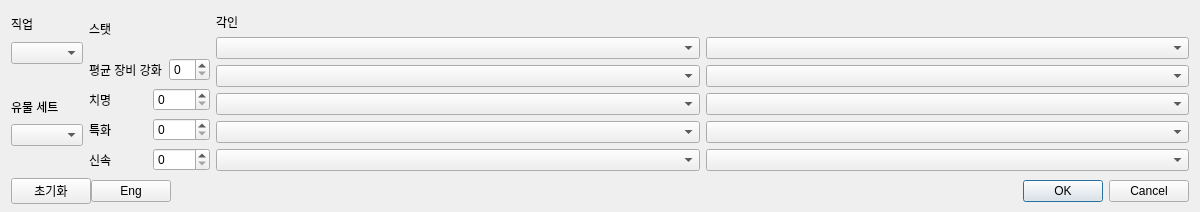
<?xml version="1.0" encoding="UTF-8"?>
<ui version="4.0">
 <class>Dialog</class>
 <widget class="QDialog" name="Dialog">
  <property name="geometry">
   <rect>
    <x>0</x>
    <y>0</y>
    <width>1200</width>
    <height>212</height>
   </rect>
  </property>
  <property name="sizePolicy">
   <sizepolicy hsizetype="Minimum" vsizetype="Expanding">
    <horstretch>0</horstretch>
    <verstretch>0</verstretch>
   </sizepolicy>
  </property>
  <property name="windowTitle">
   <string>Dialog</string>
  </property>
  <layout class="QGridLayout" name="gridLayout_2">
   <property name="leftMargin">
    <number>11</number>
   </property>
   <property name="topMargin">
    <number>5</number>
   </property>
   <property name="bottomMargin">
    <number>5</number>
   </property>
   <item row="1" column="0">
    <layout class="QHBoxLayout" name="horizontalLayout_5">
     <property name="spacing">
      <number>0</number>
     </property>
     <item>
      <widget class="QPushButton" name="clear_Btn">
       <property name="text">
        <string>초기화</string>
       </property>
      </widget>
     </item>
     <item>
      <widget class="QPushButton" name="translate_Btn">
       <property name="text">
        <string>Eng</string>
       </property>
      </widget>
     </item>
     <item>
      <widget class="QDialogButtonBox" name="buttonBox">
       <property name="orientation">
        <enum>Qt::Horizontal</enum>
       </property>
       <property name="standardButtons">
        <set>QDialogButtonBox::Cancel|QDialogButtonBox::Ok</set>
       </property>
      </widget>
     </item>
    </layout>
   </item>
   <item row="0" column="0">
    <layout class="QGridLayout" name="gridLayout" columnstretch="0,1,0,6">
     <property name="topMargin">
      <number>0</number>
     </property>
     <item row="0" column="2">
      <layout class="QVBoxLayout" name="verticalLayout_3">
       <property name="spacing">
        <number>7</number>
       </property>
       <property name="bottomMargin">
        <number>0</number>
       </property>
       <item>
        <widget class="QLabel" name="LB_3">
         <property name="sizePolicy">
          <sizepolicy hsizetype="Preferred" vsizetype="Minimum">
           <horstretch>0</horstretch>
           <verstretch>0</verstretch>
          </sizepolicy>
         </property>
         <property name="text">
          <string>스탯</string>
         </property>
        </widget>
       </item>
       <item>
        <layout class="QHBoxLayout" name="horizontalLayout_2">
         <item>
          <widget class="QLabel" name="LB_4">
           <property name="text">
            <string>평균 장비 강화</string>
           </property>
          </widget>
         </item>
         <item>
          <widget class="QSpinBox" name="stat_SB1">
           <property name="enabled">
            <bool>true</bool>
           </property>
          </widget>
         </item>
        </layout>
       </item>
       <item>
        <layout class="QHBoxLayout" name="horizontalLayout_3">
         <item>
          <widget class="QLabel" name="LB_5">
           <property name="text">
            <string>치명</string>
           </property>
          </widget>
         </item>
         <item>
          <widget class="QSpinBox" name="stat_SB2"/>
         </item>
        </layout>
       </item>
       <item>
        <layout class="QHBoxLayout" name="horizontalLayout_6">
         <item>
          <widget class="QLabel" name="LB_6">
           <property name="text">
            <string>특화</string>
           </property>
          </widget>
         </item>
         <item>
          <widget class="QSpinBox" name="stat_SB3"/>
         </item>
        </layout>
       </item>
       <item>
        <layout class="QHBoxLayout" name="horizontalLayout_4">
         <item>
          <widget class="QLabel" name="LB_7">
           <property name="text">
            <string>신속</string>
           </property>
          </widget>
         </item>
         <item>
          <widget class="QSpinBox" name="stat_SB4"/>
         </item>
        </layout>
       </item>
      </layout>
     </item>
     <item row="0" column="1">
      <layout class="QVBoxLayout" name="verticalLayout_5">
       <property name="spacing">
        <number>0</number>
       </property>
       <property name="sizeConstraint">
        <enum>QLayout::SetNoConstraint</enum>
       </property>
       <item>
        <layout class="QVBoxLayout" name="verticalLayout" stretch="0,0">
         <property name="bottomMargin">
          <number>25</number>
         </property>
         <item>
          <widget class="QLabel" name="LB_1">
           <property name="text">
            <string>직업</string>
           </property>
          </widget>
         </item>
         <item>
          <widget class="QComboBox" name="class_CB">
           <property name="sizePolicy">
            <sizepolicy hsizetype="Fixed" vsizetype="Fixed">
             <horstretch>0</horstretch>
             <verstretch>0</verstretch>
            </sizepolicy>
           </property>
           <property name="iconSize">
            <size>
             <width>20</width>
             <height>20</height>
            </size>
           </property>
          </widget>
         </item>
        </layout>
       </item>
       <item>
        <layout class="QVBoxLayout" name="verticalLayout_2">
         <property name="bottomMargin">
          <number>25</number>
         </property>
         <item>
          <widget class="QLabel" name="LB_2">
           <property name="text">
            <string>유물 세트</string>
           </property>
          </widget>
         </item>
         <item>
          <widget class="QComboBox" name="artifact_CB">
           <property name="sizePolicy">
            <sizepolicy hsizetype="Fixed" vsizetype="Fixed">
             <horstretch>0</horstretch>
             <verstretch>0</verstretch>
            </sizepolicy>
           </property>
          </widget>
         </item>
        </layout>
       </item>
      </layout>
     </item>
     <item row="0" column="3">
      <layout class="QGridLayout" name="gridLayout_3">
       <property name="topMargin">
        <number>7</number>
       </property>
       <item row="0" column="0">
        <widget class="QLabel" name="LB_8">
         <property name="sizePolicy">
          <sizepolicy hsizetype="Preferred" vsizetype="Fixed">
           <horstretch>0</horstretch>
           <verstretch>0</verstretch>
          </sizepolicy>
         </property>
         <property name="text">
          <string>각인</string>
         </property>
        </widget>
       </item>
       <item row="1" column="0">
        <widget class="QComboBox" name="engraving_CB1"/>
       </item>
       <item row="4" column="0">
        <widget class="QComboBox" name="engraving_CB4"/>
       </item>
       <item row="3" column="0">
        <widget class="QComboBox" name="engraving_CB3"/>
       </item>
       <item row="2" column="0">
        <widget class="QComboBox" name="engraving_CB2"/>
       </item>
       <item row="5" column="0">
        <widget class="QComboBox" name="engraving_CB5"/>
       </item>
       <item row="0" column="1">
        <widget class="QLabel" name="remain_stat_L">
         <property name="text">
          <string/>
         </property>
        </widget>
       </item>
       <item row="1" column="1">
        <widget class="QComboBox" name="engraving_CB6"/>
       </item>
       <item row="2" column="1">
        <widget class="QComboBox" name="engraving_CB7"/>
       </item>
       <item row="3" column="1">
        <widget class="QComboBox" name="engraving_CB8"/>
       </item>
       <item row="4" column="1">
        <widget class="QComboBox" name="engraving_CB9"/>
       </item>
       <item row="5" column="1">
        <widget class="QComboBox" name="engraving_CB10"/>
       </item>
      </layout>
     </item>
    </layout>
   </item>
  </layout>
 </widget>
 <resources/>
 <connections>
  <connection>
   <sender>buttonBox</sender>
   <signal>accepted()</signal>
   <receiver>Dialog</receiver>
   <slot>accept()</slot>
   <hints>
    <hint type="sourcelabel">
     <x>248</x>
     <y>254</y>
    </hint>
    <hint type="destinationlabel">
     <x>157</x>
     <y>274</y>
    </hint>
   </hints>
  </connection>
  <connection>
   <sender>buttonBox</sender>
   <signal>rejected()</signal>
   <receiver>Dialog</receiver>
   <slot>reject()</slot>
   <hints>
    <hint type="sourcelabel">
     <x>316</x>
     <y>260</y>
    </hint>
    <hint type="destinationlabel">
     <x>286</x>
     <y>274</y>
    </hint>
   </hints>
  </connection>
 </connections>
</ui>
